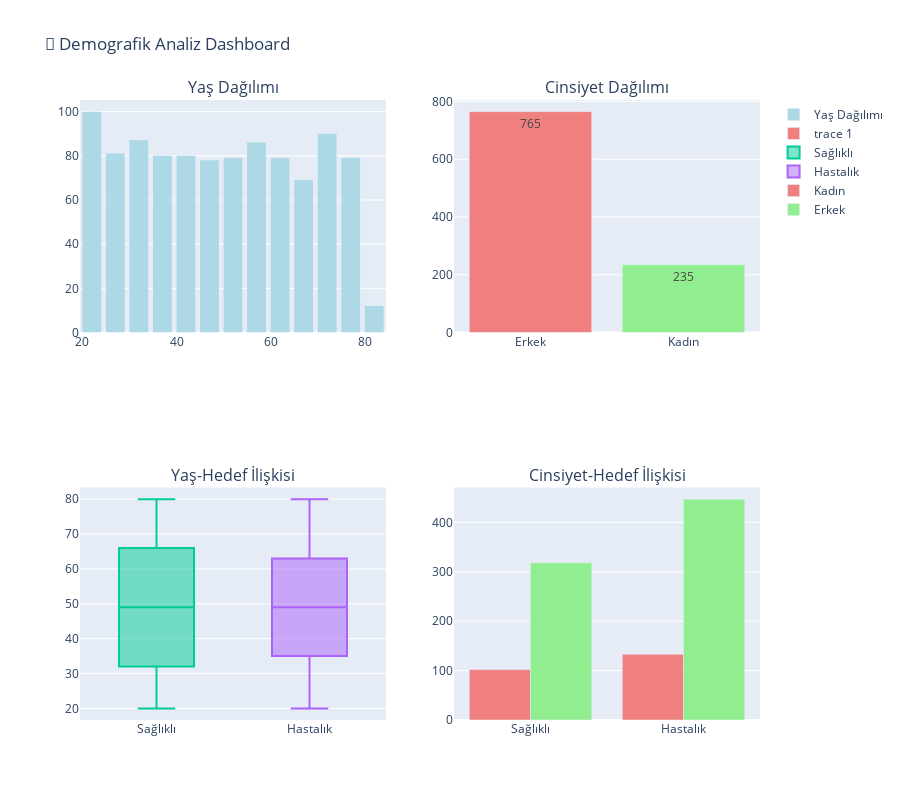

Source (notebook cell):
### Code cell
# 👥 Demografik Analiz

# Yaş ve cinsiyet dağılımı
fig = make_subplots(
    rows=2, cols=2,
    subplot_titles=('Yaş Dağılımı', 'Cinsiyet Dağılımı', 
                   'Yaş-Hedef İlişkisi', 'Cinsiyet-Hedef İlişkisi'),
    specs=[[{"type": "histogram"}, {"type": "bar"}],
           [{"type": "box"}, {"type": "bar"}]]
)

# Yaş dağılımı
fig.add_trace(
    go.Histogram(x=df['age'], nbinsx=20, marker_color='lightblue',
                name='Yaş Dağılımı'),
    row=1, col=1
)

# Cinsiyet dağılımı
gender_counts = df['gender'].value_counts()
gender_labels = ['Erkek', 'Kadın']
fig.add_trace(
    go.Bar(x=gender_labels, y=gender_counts.values,
           marker_color=['lightcoral', 'lightgreen'],
           text=gender_counts.values, textposition='auto'),
    row=1, col=2
)

# Yaş-Hedef kutu grafiği
for target_val in [0, 1]:
    target_label = 'Sağlıklı' if target_val == 0 else 'Hastalık'
    fig.add_trace(
        go.Box(y=df[df['target'] == target_val]['age'],
               name=target_label, boxpoints='outliers'),
        row=2, col=1
    )

# Cinsiyet-Hedef çapraz tablo
crosstab = pd.crosstab(df['gender'], df['target'])
for i, gender in enumerate(['Kadın', 'Erkek']):
    fig.add_trace(
        go.Bar(x=['Sağlıklı', 'Hastalık'], 
               y=crosstab.iloc[i].values,
               name=f'{gender}',
               marker_color=['lightcoral', 'lightgreen'][i]),
        row=2, col=2
    )

fig.update_layout(height=800, title_text="👥 Demografik Analiz Dashboard")
fig.show()

# İstatistiksel özet
print("📊 DEMOGRAFİK İSTATİSTİKLER:")
print("=" * 50)
print(f"📈 Ortalama yaş: {df['age'].mean():.1f} ± {df['age'].std():.1f}")
print(f"👴 En yaşlı hasta: {df['age'].max()} yaş")
print(f"👶 En genç hasta: {df['age'].min()} yaş")
print(f"👨 Erkek hasta oranı: %{(df['gender'].sum() / len(df) * 100):.1f}")
print(f"👩 Kadın hasta oranı: %{((1-df['gender']).sum() / len(df) * 100):.1f}")

### Figure 1 — Plotly figure (JSON) as saved in the notebook; plotly's stock layout.template omitted (floating-point values rounded to 4 significant figures; data arrays with more than 128 entries replaced by an {"elided": "..."} marker saying what was removed)
{"data": [{"marker": {"color": "lightblue"}, "name": "Yaş Dağılımı", "nbinsx": 20, "type": "histogram", "x": {"elided": "1000 int values"}, "xaxis": "x", "yaxis": "y"}, {"marker": {"color": ["lightcoral", "lightgreen"]}, "text": [765.0, 235.0], "textposition": "auto", "type": "bar", "x": ["Erkek", "Kadın"], "xaxis": "x2", "y": [765, 235], "yaxis": "y2"}, {"boxpoints": "outliers", "name": "Sağlıklı", "type": "box", "xaxis": "x3", "y": {"elided": "420 int values"}, "yaxis": "y3"}, {"boxpoints": "outliers", "name": "Hastalık", "type": "box", "xaxis": "x3", "y": {"elided": "580 int values"}, "yaxis": "y3"}, {"marker": {"color": "lightcoral"}, "name": "Kadın", "type": "bar", "x": ["Sağlıklı", "Hastalık"], "xaxis": "x4", "y": [102, 133], "yaxis": "y4"}, {"marker": {"color": "lightgreen"}, "name": "Erkek", "type": "bar", "x": ["Sağlıklı", "Hastalık"], "xaxis": "x4", "y": [318, 447], "yaxis": "y4"}], "layout": {"annotations": [{"font": {"size": 16}, "showarrow": false, "text": "Yaş Dağılımı", "x": 0.225, "xanchor": "center", "xref": "paper", "y": 1, "yanchor": "bottom", "yref": "paper"}, {"font": {"size": 16}, "showarrow": false, "text": "Cinsiyet Dağılımı", "x": 0.775, "xanchor": "center", "xref": "paper", "y": 1, "yanchor": "bottom", "yref": "paper"}, {"font": {"size": 16}, "showarrow": false, "text": "Yaş-Hedef İlişkisi", "x": 0.225, "xanchor": "center", "xref": "paper", "y": 0.375, "yanchor": "bottom", "yref": "paper"}, {"font": {"size": 16}, "showarrow": false, "text": "Cinsiyet-Hedef İlişkisi", "x": 0.775, "xanchor": "center", "xref": "paper", "y": 0.375, "yanchor": "bottom", "yref": "paper"}], "height": 800, "title": {"text": "👥 Demografik Analiz Dashboard"}, "xaxis": {"anchor": "y", "domain": [0, 0.45]}, "xaxis2": {"anchor": "y2", "domain": [0.55, 1]}, "xaxis3": {"anchor": "y3", "domain": [0, 0.45]}, "xaxis4": {"anchor": "y4", "domain": [0.55, 1]}, "yaxis": {"anchor": "x", "domain": [0.625, 1]}, "yaxis2": {"anchor": "x2", "domain": [0.625, 1]}, "yaxis3": {"anchor": "x3", "domain": [0, 0.375]}, "yaxis4": {"anchor": "x4", "domain": [0, 0.375]}}}
